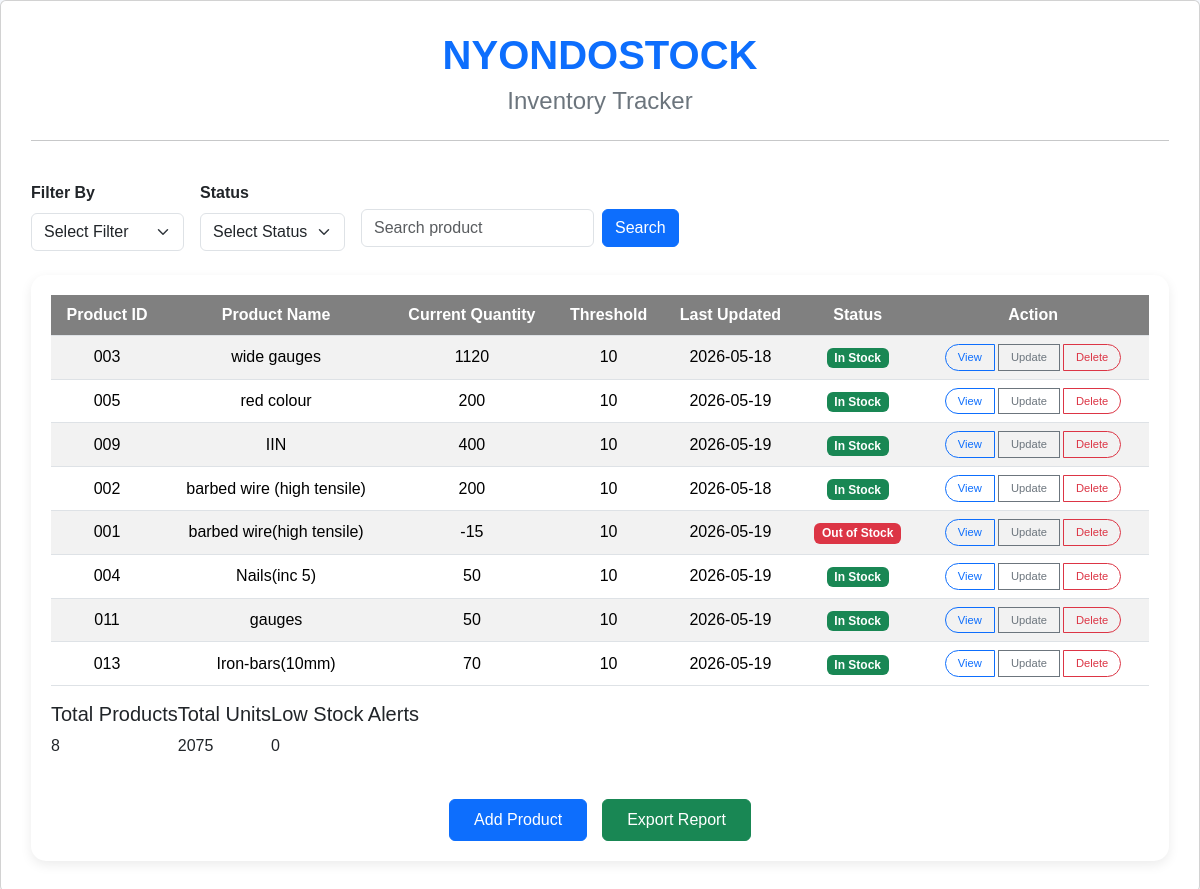
The page /track/ on the database its author committed.
### nyondoapp/models.py (models this page shows, shortened)
class Product(models.Model):
    product_id = models.CharField(max_length=50, unique=True)
    product_name = models.CharField(max_length=100)
    buying_price = models.IntegerField()
    current_stock = models.IntegerField(default=0)
    threshold = models.IntegerField(default=10)
    last_updated = models.DateField(auto_now=True)

### nyondoapp/views.py (the view)
# urls.py: path('track/', views.track, name='track'),
def track(request):
    products = Product.objects.all()
    total_products = products.count()
    total_units = 0
    low_stock_count = 0
    for product in products:
        total_units += product.current_stock
        if product.current_stock < product.threshold and product.current_stock > 0:
            low_stock_count += 1
    context = {
        'products': products,
        'total_products': total_products,
        'total_units': total_units,
        'low_stock_count': low_stock_count,
    }
    return render(request, 'stock/track.html', context)

### nyondoapp/templates/stock/track.html (shortened to what this page needs)
<!doctype html>
<html lang="en">
  <head>
    <link
      href="https://cdn.jsdelivr.net/npm/bootstrap@5.3.8/dist/css/bootstrap.min.css"
      rel="stylesheet"
    />
  </head>
  <body>
    <div class="page card">
      <div class="header">
        <h1>NYONDOSTOCK</h1>
        <h4>Inventory Tracker</h4>
      </div>
      <hr />
      <div class="filter-section mt-4 mb-4">
        <div class="group d-flex gap-3 align-items-center flex-wrap">
          <div>
            <label for="filter" class="form-label fw-bold">Filter By</label>
            <select class="form-select" style="width: auto; min-width: 140px">
              <option selected>Select Filter</option>
            </select>
          </div>
          <div>
            <label for="status" class="form-label fw-bold">Status</label>
            <select class="form-select" style="width: auto; min-width: 140px">
              <option selected>Select Status</option>
            </select>
          </div>
          <form class="d-flex mt-4" role="search">
            <input
              class="form-control me-2"
              type="search"
              placeholder="Search product"
              aria-label="Search"
            />
            <button class="btn btn-primary" type="submit">Search</button>
          </form>
        </div>
      </div>
      <div class="table-container">
        <div class="table-responsive">
          <table class="table table-striped table-hover align-middle">
            <thead>
              <tr>
                <th>Product ID</th>
                <th>Product Name</th>
                <th>Current Quantity</th>
                <th>Threshold</th>
                <th>Last Updated</th>
                <th>Status</th>
                <th>Action</th>
              </tr>
            </thead>
            <tbody>
              {% for product in products %}
              <tr>
                <td>{{ product.product_id }}</td>
                <td>{{ product.product_name }}</td>
                <td>{{ product.current_stock }}</td>
                <td>{{ product.threshold }}</td>
                <td>{{ product.last_updated|date:"Y-m-d" }}</td>
                <td>
                  {% if product.current_stock <= 0 %}
                  <span class="badge bg-danger">Out of Stock</span>
                  {% elif product.current_stock < product.threshold %}
                  <span class="badge bg-warning">Low Stock</span>
                  {% else %}
                  <span class="badge bg-success">In Stock</span>
                  {% endif %}
                </td>
                <td>
                  <div class="btn-group btn-group-sm" role="group">
                    <button class="btn btn-outline-primary btn-sm-action">
                      View
                    </button>
                    <button class="btn btn-outline-secondary btn-sm-action">
                      Update
                    </button>
                    <button class="btn btn-outline-danger btn-sm-action">
                      Delete
                    </button>
                  </div>
                </td>
              </tr>
              {% empty %}
              <tr>
                <td colspan="7" class="text-center text-muted py-4">
                  No products found. Add products to get started.
                </td>
              </tr>
              {% endfor %}
            </tbody>
          </table>
        </div>
        <div class="d-flex">
          <div>
            <h5>Total Products</h5>
            <p>{{ total_products }}</p>
          </div>
          <div>
            <h5>Total Units</h5>
            <p>{{ total_units }}</p>
          </div>
          <div>
            <h5>Low Stock Alerts</h5>
            <p>{{ low_stock_count }}</p>
          </div>
        </div>
        <div class="buttons d-flex">
          <button type="button" class="btn btn-primary px-4 py-2">
            Add Product
          </button>
          <button type="button" class="btn btn-success px-4 py-2">
            Export Report
          </button>
        </div>
      </div>
    </div>
  </body>
</html>

### rows shown on the page
Product: product_id "003", product_name "wide gauges", current_stock "1120", threshold "10", last_updated "2026-05-18", shows "In Stock"
Product: product_id "005", product_name "red colour", current_stock "200", threshold "10", last_updated "2026-05-19", shows "In Stock"
Product: product_id "009", product_name "IIN", current_stock "400", threshold "10", last_updated "2026-05-19", shows "In Stock"
Product: product_id "002", product_name "barbed wire (high tensile)", current_stock "200", threshold "10", last_updated "2026-05-18", shows "In Stock"
Product: product_id "001", product_name "barbed wire(high tensile)", current_stock "-15", threshold "10", last_updated "2026-05-19", shows "Out of Stock"
Product: product_id "004", product_name "Nails(inc 5)", current_stock "50", threshold "10", last_updated "2026-05-19", shows "In Stock"
Product: product_id "011", product_name "gauges", current_stock "50", threshold "10", last_updated "2026-05-19", shows "In Stock"
Product: product_id "013", product_name "Iron-bars(10mm)", current_stock "70", threshold "10", last_updated "2026-05-19", shows "In Stock"

### other values the page prints
{{ total_products }} "8"
{{ total_units }} "2075"
{{ low_stock_count }} "0"
